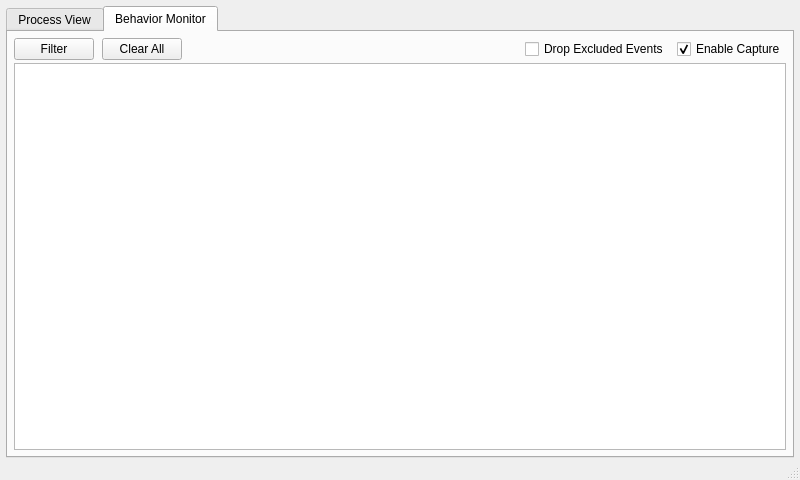
<?xml version="1.0" encoding="UTF-8"?>
<ui version="4.0">
 <class>MainWindow</class>
 <widget class="QMainWindow" name="MainWindow">
  <property name="geometry">
   <rect>
    <x>0</x>
    <y>0</y>
    <width>800</width>
    <height>480</height>
   </rect>
  </property>
  <property name="minimumSize">
   <size>
    <width>800</width>
    <height>480</height>
   </size>
  </property>
  <property name="windowTitle">
   <string>Syscall Monitor</string>
  </property>
  <property name="windowIcon">
   <iconset resource="resource.qrc">
    <normaloff>:/SyscallMon.ico</normaloff>:/SyscallMon.ico</iconset>
  </property>
  <widget class="QWidget" name="centralWidget">
   <layout class="QVBoxLayout" name="verticalLayout">
    <property name="spacing">
     <number>0</number>
    </property>
    <property name="leftMargin">
     <number>6</number>
    </property>
    <property name="topMargin">
     <number>6</number>
    </property>
    <property name="rightMargin">
     <number>6</number>
    </property>
    <property name="bottomMargin">
     <number>6</number>
    </property>
    <item>
     <widget class="QTabWidget" name="tabWidget">
      <property name="currentIndex">
       <number>1</number>
      </property>
      <widget class="QWidget" name="tab_1">
       <attribute name="title">
        <string>Process View</string>
       </attribute>
       <layout class="QVBoxLayout" name="verticalLayout_2">
        <property name="spacing">
         <number>0</number>
        </property>
        <property name="leftMargin">
         <number>0</number>
        </property>
        <property name="topMargin">
         <number>0</number>
        </property>
        <property name="rightMargin">
         <number>0</number>
        </property>
        <property name="bottomMargin">
         <number>0</number>
        </property>
        <item>
         <widget class="QTreeView" name="treeView_Process">
          <property name="contextMenuPolicy">
           <enum>Qt::CustomContextMenu</enum>
          </property>
          <property name="frameShadow">
           <enum>QFrame::Sunken</enum>
          </property>
          <property name="lineWidth">
           <number>1</number>
          </property>
          <property name="verticalScrollMode">
           <enum>QAbstractItemView::ScrollPerItem</enum>
          </property>
         </widget>
        </item>
       </layout>
      </widget>
      <widget class="QWidget" name="tab_2">
       <attribute name="title">
        <string>Behavior Monitor</string>
       </attribute>
       <layout class="QVBoxLayout" name="verticalLayout_3">
        <property name="spacing">
         <number>3</number>
        </property>
        <property name="leftMargin">
         <number>6</number>
        </property>
        <property name="topMargin">
         <number>6</number>
        </property>
        <property name="rightMargin">
         <number>6</number>
        </property>
        <property name="bottomMargin">
         <number>6</number>
        </property>
        <item>
         <layout class="QGridLayout" name="gridLayout">
          <property name="horizontalSpacing">
           <number>8</number>
          </property>
          <item row="0" column="4">
           <widget class="QCheckBox" name="checkBox_EnableCapture">
            <property name="sizePolicy">
             <sizepolicy hsizetype="Fixed" vsizetype="Fixed">
              <horstretch>0</horstretch>
              <verstretch>0</verstretch>
             </sizepolicy>
            </property>
            <property name="text">
             <string>Enable Capture</string>
            </property>
            <property name="checked">
             <bool>true</bool>
            </property>
           </widget>
          </item>
          <item row="0" column="3">
           <widget class="QCheckBox" name="checkBox_DropExclude">
            <property name="sizePolicy">
             <sizepolicy hsizetype="Fixed" vsizetype="Fixed">
              <horstretch>0</horstretch>
              <verstretch>0</verstretch>
             </sizepolicy>
            </property>
            <property name="text">
             <string>Drop Excluded Events</string>
            </property>
            <property name="checked">
             <bool>false</bool>
            </property>
           </widget>
          </item>
          <item row="0" column="0">
           <widget class="QPushButton" name="pushButton_OpenFilter">
            <property name="sizePolicy">
             <sizepolicy hsizetype="Fixed" vsizetype="Fixed">
              <horstretch>0</horstretch>
              <verstretch>0</verstretch>
             </sizepolicy>
            </property>
            <property name="text">
             <string>Filter</string>
            </property>
           </widget>
          </item>
          <item row="0" column="2">
           <widget class="QLabel" name="labal_FilterStatus">
            <property name="sizePolicy">
             <sizepolicy hsizetype="Minimum" vsizetype="Minimum">
              <horstretch>0</horstretch>
              <verstretch>0</verstretch>
             </sizepolicy>
            </property>
            <property name="minimumSize">
             <size>
              <width>250</width>
              <height>0</height>
             </size>
            </property>
            <property name="baseSize">
             <size>
              <width>0</width>
              <height>0</height>
             </size>
            </property>
            <property name="text">
             <string/>
            </property>
            <property name="textFormat">
             <enum>Qt::PlainText</enum>
            </property>
           </widget>
          </item>
          <item row="0" column="1">
           <widget class="QPushButton" name="pushButton_ClearEvents">
            <property name="sizePolicy">
             <sizepolicy hsizetype="Fixed" vsizetype="Fixed">
              <horstretch>0</horstretch>
              <verstretch>0</verstretch>
             </sizepolicy>
            </property>
            <property name="text">
             <string>Clear All</string>
            </property>
           </widget>
          </item>
         </layout>
        </item>
        <item>
         <widget class="QTableView" name="tableView_Event">
          <property name="sizePolicy">
           <sizepolicy hsizetype="Expanding" vsizetype="Expanding">
            <horstretch>0</horstretch>
            <verstretch>0</verstretch>
           </sizepolicy>
          </property>
          <property name="contextMenuPolicy">
           <enum>Qt::CustomContextMenu</enum>
          </property>
          <property name="autoFillBackground">
           <bool>false</bool>
          </property>
          <property name="selectionMode">
           <enum>QAbstractItemView::SingleSelection</enum>
          </property>
          <property name="selectionBehavior">
           <enum>QAbstractItemView::SelectRows</enum>
          </property>
          <property name="verticalScrollMode">
           <enum>QAbstractItemView::ScrollPerItem</enum>
          </property>
          <property name="horizontalScrollMode">
           <enum>QAbstractItemView::ScrollPerPixel</enum>
          </property>
          <property name="wordWrap">
           <bool>true</bool>
          </property>
         </widget>
        </item>
       </layout>
      </widget>
     </widget>
    </item>
   </layout>
  </widget>
  <widget class="QStatusBar" name="statusBar">
   <property name="enabled">
    <bool>true</bool>
   </property>
   <property name="minimumSize">
    <size>
     <width>0</width>
     <height>16</height>
    </size>
   </property>
   <property name="toolTip">
    <string/>
   </property>
   <property name="statusTip">
    <string/>
   </property>
  </widget>
 </widget>
 <layoutdefault spacing="6" margin="11"/>
 <resources>
  <include location="resource.qrc"/>
 </resources>
 <connections/>
</ui>
